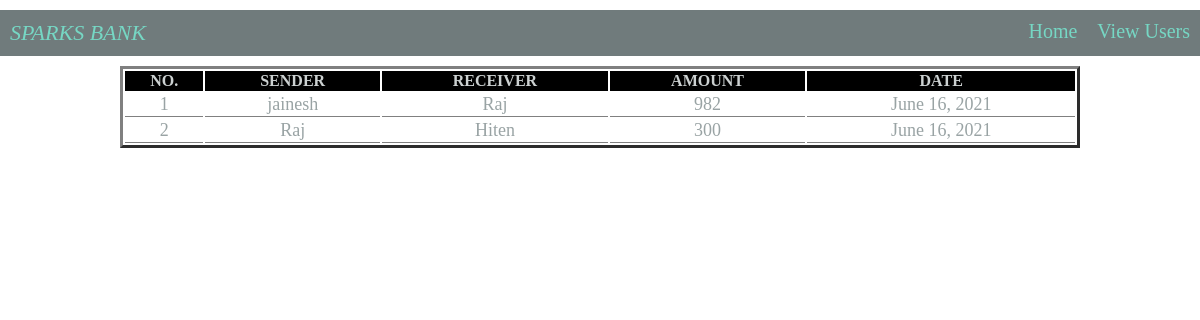
The page /history/ on the database its author committed.
### Bank/models.py (models this page shows, shortened)
class TransactionHistory(models.Model):
    SenderName = models.CharField(max_length=100, null=True)
    ReceiverName = models.CharField(max_length=100, null=True)
    Amount = models.IntegerField(null=True)
    Date = models.DateField(null=True)

### Bank/views.py (the view)
# urls.py: path('history/', history, name="history"),
def history(request):
    history = TransactionHistory.objects.filter()
    d = {"history":history}
    return render(request, 'History.html', d)

### Bank/templates/History.html
{% extends 'Nav_Footer.html' %}
{% load static %}
{% block Data %}
<div class="table">
    <table class="table1">
        <tr class="row">
            <th>NO.</th>
            <th>SENDER</th>
            <th>RECEIVER</th>
            <th>AMOUNT</th>
            <th>DATE</th>
        </tr>
        {% for i in history %}
        <tr class="row2">
            <td>{{ i.id }}</td>
            <td>{{ i.SenderName }}</td>
            <td>{{ i.ReceiverName }}</td>
            <td>{{ i.Amount }}</td>
            <td>{{ i.Date }}</td>
        </tr>
        {% endfor %}
    </table>
</div>
{% endblock %}

### Bank/static/Home.css (style rules this page uses)
body { margin:0; }
.table { text-align: center; justify-content: center; display: flex; }
.table1 { width:80%; border-color: gray; border-style: outset; }
.row { background-color:black; color: #CCD1D1; }
.row2 td { border-bottom: 1px solid gray; }
.row2 { font-size: 18px; color: #99A3A4; }

### rows shown on the page
TransactionHistory: id "1", SenderName "jainesh", ReceiverName "Raj", Amount "982", Date "June 16, 2021"
TransactionHistory: id "2", SenderName "Raj", ReceiverName "Hiten", Amount "300", Date "June 16, 2021"
